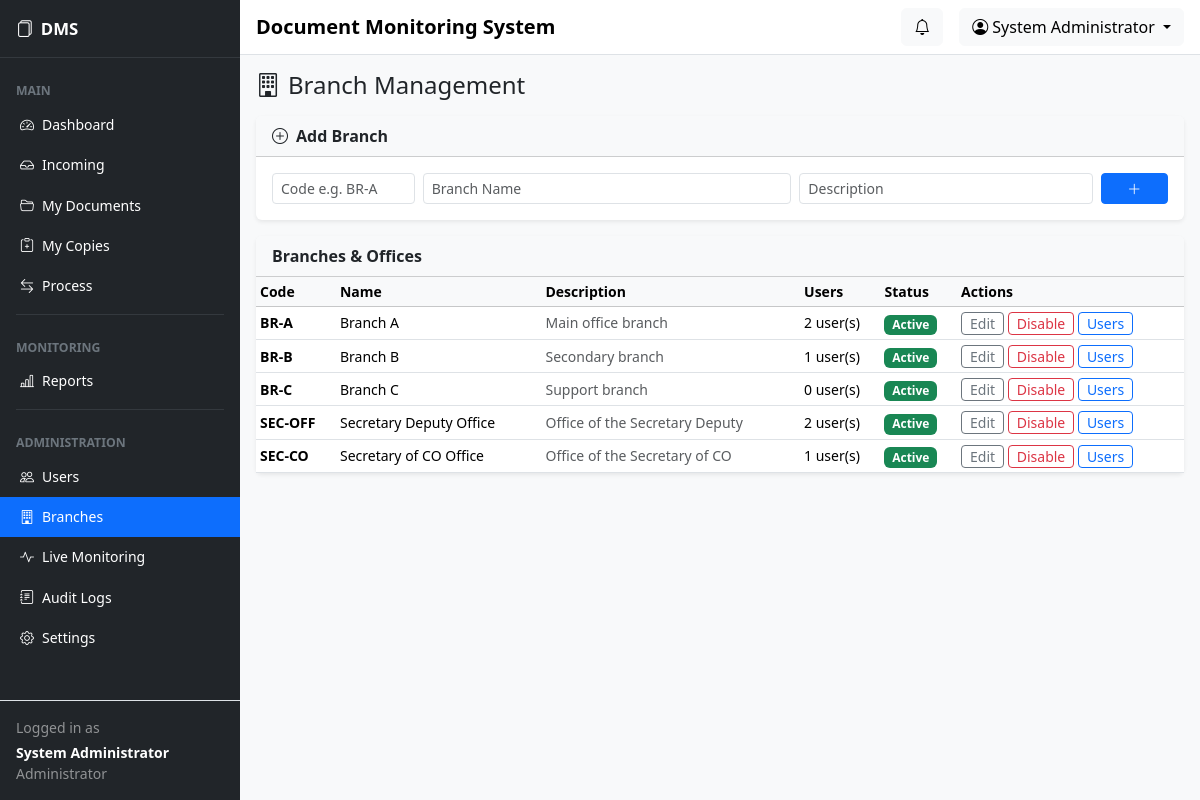
/admin/branches.php (signed in), run on the app's committed database.
### tables this page shows
CREATE TABLE users (
  id INT UNSIGNED NOT NULL AUTO_INCREMENT,
  branch_id INT UNSIGNED DEFAULT NULL,
  full_name VARCHAR(150) NOT NULL,
  username VARCHAR(50) NOT NULL,
  password VARCHAR(255) NOT NULL,
  role ENUM('BRANCH','SECRETARY_DEPUTY','SECRETARY_CO','ADMIN') NOT NULL,
  position VARCHAR(100) DEFAULT NULL,
  status ENUM('active','inactive') NOT NULL DEFAULT 'active',
  created_at TIMESTAMP NOT NULL DEFAULT CURRENT_TIMESTAMP,
  updated_at TIMESTAMP NOT NULL DEFAULT CURRENT_TIMESTAMP ON UPDATE CURRENT_TIMESTAMP,
  last_login DATETIME DEFAULT NULL,
  PRIMARY KEY (id),
  UNIQUE KEY uq_username (username),
  KEY idx_users_role (role),
  KEY idx_users_status (status),
  KEY idx_users_branch (branch_id),
  CONSTRAINT fk_users_branch FOREIGN KEY (branch_id)
    REFERENCES branches (id) ON DELETE SET NULL ON UPDATE CASCADE
);

CREATE TABLE branches (
  id INT UNSIGNED NOT NULL AUTO_INCREMENT,
  branch_code VARCHAR(20) NOT NULL,
  branch_name VARCHAR(150) NOT NULL,
  description VARCHAR(255) DEFAULT NULL,
  status ENUM('active','inactive') NOT NULL DEFAULT 'active',
  created_at TIMESTAMP NOT NULL DEFAULT CURRENT_TIMESTAMP,
  updated_at TIMESTAMP NOT NULL DEFAULT CURRENT_TIMESTAMP ON UPDATE CURRENT_TIMESTAMP,
  PRIMARY KEY (id),
  UNIQUE KEY uq_branch_code (branch_code),
  KEY idx_branches_status (status)
);

### config/database.php (called while the page is built, shortened)
<?php
function db(): PDO
{
    static $pdo = null;
    if ($pdo instanceof PDO) {
        return $pdo;
    }
    $dsn = sprintf('mysql:host=%s;port=%d;dbname=%s;charset=utf8mb4', DB_HOST, DB_PORT, DB_NAME);
    try {
        $pdo = new PDO($dsn, DB_USER, DB_PASS, [
            PDO::ATTR_ERRMODE            => PDO::ERRMODE_EXCEPTION,
            PDO::ATTR_DEFAULT_FETCH_MODE => PDO::FETCH_ASSOC,
            PDO::ATTR_EMULATE_PREPARES   => false,
        ]);
    } catch (PDOException $e) {
        log_error('Database connection failed: ' . $e->getMessage());
        http_response_code(500);
        die('Database connection error. Please contact the system administrator.');
    }
    return $pdo;
}

### config/auth.php (called while the page is built, shortened)
<?php
function e(?string $value): string
{
    return htmlspecialchars((string)$value, ENT_QUOTES, 'UTF-8');
}
function enforce_session_timeout(): void
{
    $timeout = (int)setting('session_timeout_minutes', '30') * 60;
}
function current_user(): ?array
{
    $stmt = db()->prepare('SELECT * FROM users WHERE id = ? LIMIT 1');
    $stmt->execute([$_SESSION['user_id']]);
    $user = $stmt->fetch();
    return ($user && $user['status'] === 'active') ? $user : null;
}
function require_login(): array
{
    enforce_session_timeout();
    $user = current_user();
    return $user;
}
function require_role(array|string $roles): array
{
    $user = require_login();
    return $user;
}
function setting(string $key, string $default = ''): string
{
    static $cache = [];
    if (!$cache) {
        try {
            foreach (db()->query('SELECT setting_key, setting_value FROM system_settings') as $r) {
                $cache[$r['setting_key']] = $r['setting_value'];
            }
        } catch (Throwable $e) {
            log_error('settings read failed: ' . $e->getMessage());
        }
    }
    return $cache[$key] ?? $default;
}

### includes/functions.php (called while the page is built, shortened)
<?php
require_once CONFIG_PATH . DS . 'database.php';
function role_label(string $role): string
{
    return match ($role) {
        'BRANCH'           => 'Branch',
        'SECRETARY_DEPUTY' => 'Secretary Deputy',
        'SECRETARY_CO'     => 'Secretary of CO',
        'ADMIN'            => 'Administrator',
        default            => $role,
    };
}
function incoming_documents(int $userId): array
{
    $sql = 'SELECT d.*, b.branch_name AS origin_branch, t.created_at AS received_at
            FROM documents d
            INNER JOIN document_tracking t ON t.id = (
                SELECT MAX(t2.id) FROM document_tracking t2 WHERE t2.document_id = d.id
            )
            LEFT JOIN branches b ON b.id = d.originating_branch_id
            WHERE t.action IN (?, ?) AND t.to_user_id = ?
            ORDER BY t.created_at DESC';
    $stmt = db()->prepare($sql);
    $stmt->execute([ACTION_FORWARDED, ACTION_RTS, $userId]);
    return $stmt->fetchAll();
}
function incoming_count(int $userId): int
{
    return count(incoming_documents($userId));
}

### admin/branches.php (the view, shortened to what this page needs)
<?php
$user = require_role(ROLE_ADMIN);
$pdo = db();
$branches = $pdo->query('SELECT * FROM branches ORDER BY branch_name')->fetchAll();
$userCounts = [];
foreach ($pdo->query('SELECT branch_id, COUNT(*) c FROM users WHERE branch_id IS NOT NULL GROUP BY branch_id') as $r) {
    $userCounts[(int)$r['branch_id']] = (int)$r['c'];
}
page_header('Branch Management', 'branches', $user);
?>
<h4 class="mb-3"><i class="bi bi-building me-2"></i>Branch Management</h4>
<div class="card shadow-sm border-0 mb-3">
    <div class="card-header bg-light fw-semibold"><i class="bi bi-plus-circle me-2"></i>Add Branch</div>
    <div class="card-body">
        <form method="post" class="row g-2">
            <div class="col-md-2"><input name="branch_code" class="form-control form-control-sm" placeholder="Code e.g. BR-A" required></div>
            <div class="col-md-5"><input name="branch_name" class="form-control form-control-sm" placeholder="Branch Name" required></div>
            <div class="col-md-4"><input name="description" class="form-control form-control-sm" placeholder="Description"></div>
            <div class="col-md-1"><button class="btn btn-primary btn-sm w-100"><i class="bi bi-plus-lg"></i></button></div>
        </form>
    </div>
</div>
<div class="card shadow-sm border-0">
    <div class="card-header bg-light fw-semibold">Branches &amp; Offices</div>
    <div class="card-body p-0">
        <table class="table table-hover table-sm align-middle mb-0">
            <thead class="table-light small"><tr><th>Code</th><th>Name</th><th>Description</th><th>Users</th><th>Status</th><th>Actions</th></tr></thead>
            <tbody>
            <?php foreach ($branches as $b): ?>
                <tr>
                    <td class="small fw-semibold"><?= e($b['branch_code']) ?></td>
                    <td class="small"><?= e($b['branch_name']) ?></td>
                    <td class="small text-muted"><?= e($b['description'] ?? '—') ?></td>
                    <td class="small"><?= (int)($userCounts[(int)$b['id']] ?? 0) ?> user(s)</td>
                    <td><?= $b['status']==='active' ? '<span class="badge bg-success">Active</span>' : '<span class="badge bg-secondary">Inactive</span>' ?></td>
                    <td class="small">
                        <button class="btn btn-sm btn-outline-secondary py-0" data-bs-toggle="modal" data-bs-target="#bMod-<?= (int)$b['id'] ?>">Edit</button>
                        <form method="post" class="d-inline"><?= csrf_field() ?>
                            <button class="btn btn-sm <?= $b['status']==='active'?'btn-outline-danger':'btn-outline-success' ?> py-0"><?= $b['status']==='active'?'Disable':'Enable' ?></button>
                        </form>
                        <a class="btn btn-sm btn-outline-primary py-0" href="<?= BASE_URL ?>/admin/users.php?branch=<?= (int)$b['id'] ?>">Users</a>
                    </td>
                </tr>
            <?php endforeach; ?>
            </tbody>
        </table>
    </div>
</div>

### includes/sidebar.php (shortened to what this page needs)
<?php
$currentRole = $user['role'] ?? ROLE_ADMIN;
$navItems = [];
$navItems[] = ['type' => 'heading', 'label' => 'Main'];
$navItems[] = ['type' => 'link', 'href' => $dashUrl ?? '#', 'icon' => 'bi-speedometer2', 'label' => 'Dashboard', 'key' => 'dashboard'];
if ($currentRole === ROLE_BRANCH) {
    $navItems[] = ['type' => 'link', 'href' => BASE_URL . '/branch/incoming.php', 'icon' => 'bi-inbox', 'label' => 'Incoming', 'key' => 'incoming', 'badge' => incoming_count((int)($user['id'] ?? 0))];
    $navItems[] = ['type' => 'link', 'href' => BASE_URL . '/branch/documents.php', 'icon' => 'bi-folder2-open', 'label' => 'My Documents', 'key' => 'documents'];
    $navItems[] = ['type' => 'link', 'href' => BASE_URL . '/branch/create_document.php', 'icon' => 'bi-file-earmark-plus', 'label' => 'Log Document', 'key' => 'create'];
    $navItems[] = ['type' => 'link', 'href' => BASE_URL . '/branch/returned.php', 'icon' => 'bi-arrow-return-left', 'label' => 'Returned', 'key' => 'returned'];
    $navItems[] = ['type' => 'link', 'href' => BASE_URL . '/branch/documents.php?status=APPROVED', 'icon' => 'bi-check2-circle', 'label' => 'Completed', 'key' => 'completed'];
} else {
    $secDir = ($currentRole === ROLE_SECRETARY_CO) ? 'secretary_co' : 'secretary_deputy';
    $navItems[] = ['type' => 'link', 'href' => BASE_URL . '/' . $secDir . '/incoming.php', 'icon' => 'bi-inbox', 'label' => 'Incoming', 'key' => 'incoming', 'badge' => incoming_count((int)($user['id'] ?? 0))];
    $navItems[] = ['type' => 'link', 'href' => BASE_URL . '/' . $secDir . '/documents.php', 'icon' => 'bi-folder2-open', 'label' => 'My Documents', 'key' => 'documents'];
    $navItems[] = ['type' => 'link', 'href' => BASE_URL . '/' . $secDir . '/copies.php', 'icon' => 'bi-clipboard-plus', 'label' => 'My Copies', 'key' => 'copies'];
    $navItems[] = ['type' => 'link', 'href' => BASE_URL . '/' . $secDir . '/process.php', 'icon' => 'bi-arrow-left-right', 'label' => 'Process', 'key' => 'process'];
}
$navItems[] = ['type' => 'divider'];
$navItems[] = ['type' => 'heading', 'label' => 'Monitoring'];
$navItems[] = ['type' => 'link', 'href' => BASE_URL . '/reports/index.php', 'icon' => 'bi-bar-chart-line', 'label' => 'Reports', 'key' => 'reports'];
if ($currentRole === ROLE_ADMIN) {
    $navItems[] = ['type' => 'divider'];
    $navItems[] = ['type' => 'heading', 'label' => 'Administration'];
    $navItems[] = ['type' => 'link', 'href' => BASE_URL . '/admin/users.php', 'icon' => 'bi-people', 'label' => 'Users', 'key' => 'users'];
    $navItems[] = ['type' => 'link', 'href' => BASE_URL . '/admin/branches.php', 'icon' => 'bi-building', 'label' => 'Branches', 'key' => 'branches'];
    $navItems[] = ['type' => 'link', 'href' => BASE_URL . '/admin/monitoring.php', 'icon' => 'bi-activity', 'label' => 'Live Monitoring', 'key' => 'monitoring'];
    $navItems[] = ['type' => 'link', 'href' => BASE_URL . '/admin/audit_logs.php', 'icon' => 'bi-journal-text', 'label' => 'Audit Logs', 'key' => 'audit'];
    $navItems[] = ['type' => 'link', 'href' => BASE_URL . '/admin/settings.php', 'icon' => 'bi-gear', 'label' => 'Settings', 'key' => 'settings'];
}
?>
<aside class="sidebar bg-dark text-white d-none d-md-flex flex-column flex-shrink-0">
    <div class="sidebar-brand py-3 px-3 d-flex align-items-center">
        <i class="bi bi-files me-2"></i>
        <span class="fw-bold"><?= e(setting('org_short', 'DMS')) ?></span>
    </div>
    <hr class="text-secondary m-0">
    <ul class="nav nav-pills flex-column mb-auto py-2 small">
        <?php foreach ($navItems as $item): ?>
            <?php if (($item['type'] ?? '') === 'heading'): ?>
                <li class="nav-heading text-uppercase text-secondary px-3 pt-3 pb-1 small fw-bold"><?= e($item['label']) ?></li>
            <?php elseif (($item['type'] ?? '') === 'divider'): ?>
                <li><hr class="text-secondary mx-3 my-2"></li>
            <?php else: ?>
                <li class="nav-item">
                    <a class="nav-link text-white <?= (($activeNav ?? '') === ($item['key'] ?? '')) ? 'active bg-primary' : '' ?>" href="<?= e($item['href']) ?>">
                        <i class="bi <?= e($item['icon']) ?> me-2"></i><?= e($item['label']) ?>
                    </a>
                </li>
            <?php endif; ?>
        <?php endforeach; ?>
    </ul>
    <div class="p-3 border-top small">
        <div class="text-white-50 mb-1">Logged in as</div>
        <div class="text-white fw-semibold"><?= e($user['full_name'] ?? '') ?></div>
        <div class="text-white-50"><?= e(role_label($currentRole)) ?></div>
    </div>
</aside>

### includes/navbar.php (shortened to what this page needs)
<nav class="navbar navbar-expand navbar-light bg-white border-bottom px-3">
    <span class="navbar-brand fw-semibold mb-0 h6 d-none d-md-block"><?= e(setting('org_name', 'Document Monitoring System')) ?></span>
    <div class="ms-auto d-flex align-items-center">
        <div class="dropdown me-3">
            <button class="btn btn-light position-relative" type="button" data-bs-toggle="dropdown" aria-expanded="false">
                <i class="bi bi-bell"></i>
            </button>
        </div>
        <div class="dropdown">
            <button class="btn btn-light dropdown-toggle" type="button" data-bs-toggle="dropdown">
                <i class="bi bi-person-circle me-1"></i><?= e($user['full_name'] ?? '') ?>
            </button>
        </div>
    </div>
</nav>

### public/assets/css/app.css (style rules this page uses)
:root { --sidebar-width: 240px; --sidebar-bg: #1f2a3a; }
.sidebar { width: var(--sidebar-width); min-height: 100vh; position: sticky; top: 0; height: 100vh; }
.sidebar .nav-link { border-radius: 0; padding: 0.6rem 1.25rem; }
.sidebar .nav-link.active { background-color: #0d6efd; }
.sidebar-brand { font-size: 1.05rem; }

### data on the page
users: full_name "System Administrator", role "Administrator"
branches: branch_code "BR-A", branch_name "Branch A", description "Main office branch", id "2", status "Active"
branches: branch_code "BR-B", branch_name "Branch B", description "Secondary branch", id "1", status "Active"
branches: branch_code "BR-C", branch_name "Branch C", description "Support branch", id "0", status "Active"
branches: branch_code "SEC-OFF", branch_name "Secretary Deputy Office", description "Office of the Secretary Deputy", id "2", status "Active"
branches: branch_code "SEC-CO", branch_name "Secretary of CO Office", description "Office of the Secretary of CO", id "1", status "Active"

### other printed values
setting('org_short', 'DMS') "DMS"
$item['label'] "MAIN"
$item['label'] "Dashboard"
$item['label'] "Incoming"
$item['label'] "My Documents"
$item['label'] "My Copies"
$item['label'] "Process"
$item['label'] "MONITORING"
$item['label'] "Reports"
$item['label'] "ADMINISTRATION"
$item['label'] "Users"
$item['label'] "Branches"
$item['label'] "Live Monitoring"
$item['label'] "Audit Logs"
$item['label'] "Settings"
